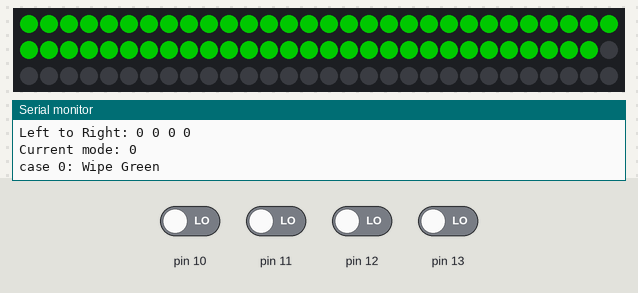
Bench run of a sketch on a simulated Arduino Uno, built with avr-gcc and run on an emulated ATmega328P. Parts: 90 RGB LEDs in strip order, left to right, continuing on the next row, the last lines printed to the serial monitor. Inputs (shaded band) come from the test bench; at power-on: pin 10–13 LOW. Dim RGB values are drawn brighter than linear.

Above: at 4.3 s.
4.4 s: pin 10 driven HIGH
At 6.2 s:
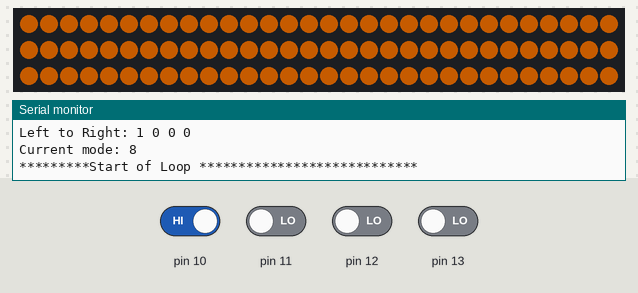
6.8 s: pin 11 driven HIGH
At 7.73 s:
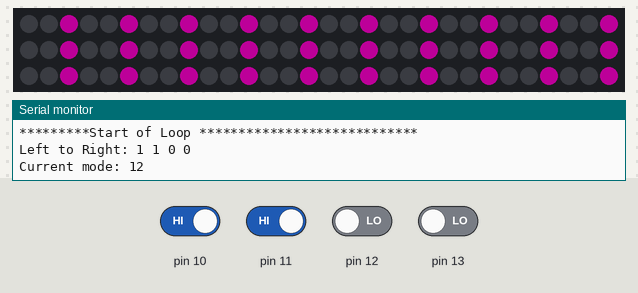
9.2 s: pin 10 driven LOW
At 10.2 s:
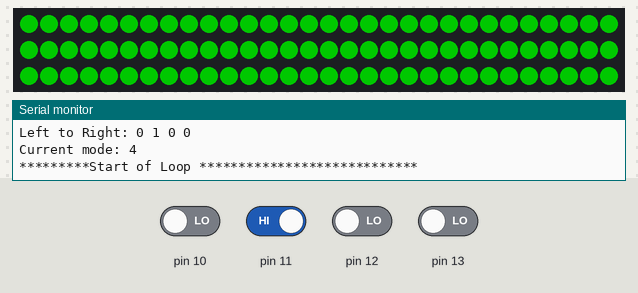
11.6 s: pin 12 driven HIGH
At 13.2 s:
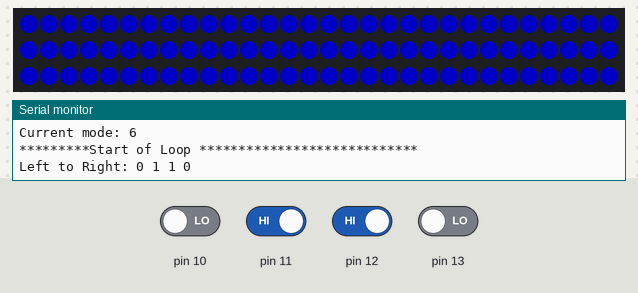
14.0 s: pin 11 driven LOW
At 14.36 s:
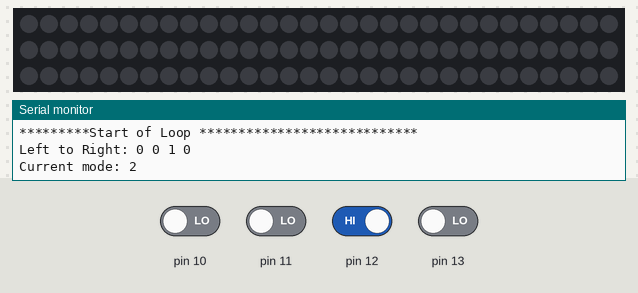
17.4 s: pin 13 driven HIGH
At 18.4 s:
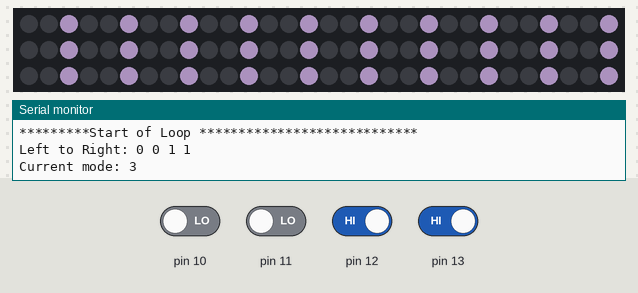

The sketch:

Crescendo_Lights_2024.ino
```cpp
#include <Adafruit_NeoPixel.h>


/*************************************************************
 *
 *    many of the light patterns found in this project are taken from
 *    adafruit neopixel example code.
 */
#define PIXEL_PIN    7
#define PIXEL_COUNT  90
Adafruit_NeoPixel strip(PIXEL_COUNT, PIXEL_PIN, NEO_GRB );

int digitFirst = 0;
int digitSecond = 0;
int digitThird = 0;
int digitFourth = 0;

/*
 * initialize the serial monitor for debuggin, the neopixel ring &
 *   the capacitive touch sensor. setup is executed 1 time when the
 *   board is powered up or reset.
 */
void setup() {
	//set up the DIO - directly connected to the roborio
	pinMode(10,INPUT);
	pinMode(11,INPUT);
	pinMode(12,INPUT);
	pinMode(13,INPUT);
	Serial.begin(9600);

  //initialize the serial monitor for debugging
	Serial.begin(9600);
  //when debugging, start the serial monitor before uploading the sketch or
  //  you won't see these lines.
	Serial.println("Light strip patterns");

	strip.begin(); // Initialize NeoPixel strip object (REQUIRED)
	strip.setBrightness(100);

  //set all pixels to 'off'
	strip.clear();
	strip.show();


}

//The main loop of the sketch
//Read the digital IO conviert the binary
//digits to an integer and change the neopixel pattern
//according to the mode


//mode is global - keep track of it outside the loop
int mode = 0;
int prevMode = 0;

//Start the rainbow pattern at Hue 0 and then just keep cycling
//to the next hue when you call the rainbow pattern
long currFirstPixelHue = 0;
int currStartPixel = 0;
/*
 * loop is executed over & over in arduino sketches
 * for each iteration of loop():
 *   - read the digital IO pins,
 *   - modes start at 0 & are updated 1 time at the start of loop
 *   - the switch/case statement executes a different light pattern for each mode.
 */
void loop() {

  uint32_t rgbColor = 0;
  Serial.println("\n*********Start of Loop ****************************");

  //do a different pattern for each mode.
	 mode = readInput();
	 Serial.print("Current mode: ");
	 Serial.println(mode);
	 if (prevMode != mode){
		//reset lights & patterns if we change modes
		strip.clear();
		strip.show();
		currFirstPixelHue = 0;
		currStartPixel = 0;
	 }
	 switch (mode){
	    case 0:
	        //Shooting EMPTY GREEN
			Serial.println("case 0: Wipe Green");
	        //set strip to green & then turn off 1 at a time
	        rgbColor = strip.Color(0,255,0);
	        colorWipe(rgbColor, 70);
	    break;
	    case 1:
	        //Intaking TRAIL ORANGE
	          //call the cometChase function defined after loop()
	          //HSV orange comet chase pattern
	          cometChase(4900, 35, 5, 100);
	          break;
	        case 2:
	        //Disabled
			//the rainbow hues are HSV 0 - 65536 fill each
			//pixel in the strip with the next hue & keep increasing
			//the pixel hue every time you call this mode to keep the
			//rainbow cycling.
			strip.rainbow(currFirstPixelHue);
			strip.show();
			if (currFirstPixelHue < 2*65536){
				currFirstPixelHue +=256;
			}
			else currFirstPixelHue = 0;
	    break;
	    case 3:
	        //Auto  WHITE FLASH
			theaterChase(12098765,50);
	        delay(100);
	    break;

	    case 4:
	        //We can Shoot SOLID GREEN
	        strip.fill(strip.Color(0,255,0),0,90);
	        strip.show();
	        delay(100);
	    break;

	    case 5:
	        //Teleop RED ALLIANCE
	        strip.fill(strip.Color(255,0,0),0,90);
	        strip.show();
	        delay(100);
	    break;

	    case 6:
	        //Teleop BLUE ALLIANCE
	        strip.fill(strip.Color(0,0,255),0,90);
	        strip.show();
	        delay(100);
	    break;

	    case 7:
	       //Climb TRAILING PURPLE
	       	cometChase(0xcfef, currStartPixel, 10, 50);
			if (currStartPixel >= strip.numPixels()){
				currStartPixel = 0;
			}
			else currStartPixel++;
	    break;

	    case 8:
			//Have a note WHITE FADE
			// strip.fill(strip.Color(255,255,255),0,90);
			// strip.show();
			// delay(500);
			// breathe(30,100,100);
			strip.fill(strip.Color(0xf4,0x71,0x00),0,90);
			strip.show();
			delay(100);
		break;

		default:
			theaterChase(strip.Color(200,1,160), 50);

	 }

}

// Fill strip pixels one after another with a color. Strip is NOT cleared
// first; anything there will be covered pixel by pixel. Pass in color
// (as a single 'packed' 32-bit value, which you can get by calling
// strip.Color(red, green, blue) as shown in the loop() function above),
// and a delay time (in milliseconds) between pixels.
void colorWipe(uint32_t color, int wait) {
	strip.fill(color,0,strip.numPixels());
	strip.show();
	delay(5);
	for(int i=strip.numPixels(); i>=0; i--) { // For each pixel in strip...
    	strip.setPixelColor(i, 0);         //  Set pixel's color (in RAM)
    	strip.show();                          //  Update strip to match
    	delay(15);                           //  Pause for a moment
  	}
}


// Theater-marquee-style chasing lights. Pass in a color (32-bit value,
// a la strip.Color(r,g,b) as mentioned above), and a delay time (in ms)
// between frames.
void theaterChase(uint32_t color, int wait) {
  for(int a=0; a<5; a++) {  // Repeat 5 times...
    for(int b=0; b<3; b++) { //  'b' counts from 0 to 2...
      strip.clear();         //   Set all pixels in RAM to 0 (off)
      // 'c' counts up from 'b' to end of strip in steps of 3...
      for(int c=b; c<strip.numPixels(); c += 3) {
        strip.setPixelColor(c, color); // Set pixel 'c' to value 'color'
      }
      strip.show(); // Update strip with new contents
      delay(wait);  // Pause for a moment
    }
  }
}

//comet chase -
// forms a comet chase pattern if called multiple times. This method shows one comet
// with a fading tail starting with the startPixel, allowing it to be quickly
// interrupted if a new pattern is called for.
//HSV - hue, saturation, value are used to make the fade easier,
// because it allows a dim on the same color. gamma32 is
// necessary for color correction as the value dims.
//
void cometChase(uint16_t hsvColor, int startPixel, int tailLen, int delayTime){
	uint32_t rgbcolor;
	int dimFactor = 255/tailLen;
	int brightness =255;
	int currPixel;
	int i = startPixel;

	for (int j = 0; j <= tailLen; j++){
        currPixel = i-j;
        if (j == tailLen){
          brightness = 0;
        }
        else if (j != 0){
          brightness = brightness - dimFactor;
        }
        rgbcolor = strip.gamma32(strip.ColorHSV(hsvColor, 255, brightness));
        strip.setPixelColor(currPixel,rgbcolor);
    }
	//make sure the 0 to the comet pixels are off
	strip.fill(strip.Color(0,0,0),0,i-tailLen-1);
    strip.show();
    delay(delayTime);
}

//breath takes 255 steps to go from off to bright & 255 more to go
//from bright to off
void breathe(int hue,int saturation, int value) {
	for (int i = 0; i < 255; i++) {
		strip.fill(strip.gamma32(strip.ColorHSV(hue, saturation, i)));
		strip.show();
	}
	for (int i = 255; i > 0; i--) {
		strip.fill(strip.gamma32(strip.ColorHSV(hue, saturation, i)));
		strip.show();
	}
}

//Read the mode as a binary digit from
//from the DIO pins and return the decimal integer.
int readInput(){
	int digitFirst= digitalRead(13);
	int digitSecond= digitalRead(12);
	int digitThird = digitalRead(11);
	int digitFourth = digitalRead(10);

	Serial.print("Left to Right: ");
	Serial.print(digitFourth);
	Serial.print(" ");
	Serial.print(digitThird);
	Serial.print(" ");
	Serial.print(digitSecond);
	Serial.print(" ");
	Serial.println(digitFirst);

	return(digitFourth*8 + digitThird*4 + digitSecond*2 + digitFirst);
}
```

Measured:
- after the input at 4.4 s, the LEDs: first differ from a run without the input after 0.97 s (image 1)
- after the input at 6.8 s, the LEDs: first change after 0.12 s (image 2 shows a later state)
- after the input at 9.2 s, the LEDs: first differ from a run without the input after 0.29 s (image 3)
- after the input at 11.6 s, the LEDs: change after 0.16 s (image 4)
- after the input at 14.0 s, the LEDs: change after 0.15 s (image 5)
- after the input at 17.4 s, the LEDs: first change after 0.15 s (image 6 shows a later state)
- what the display in image 5 shows lasts 0.4 s, from 14.2 s to 14.6 s
